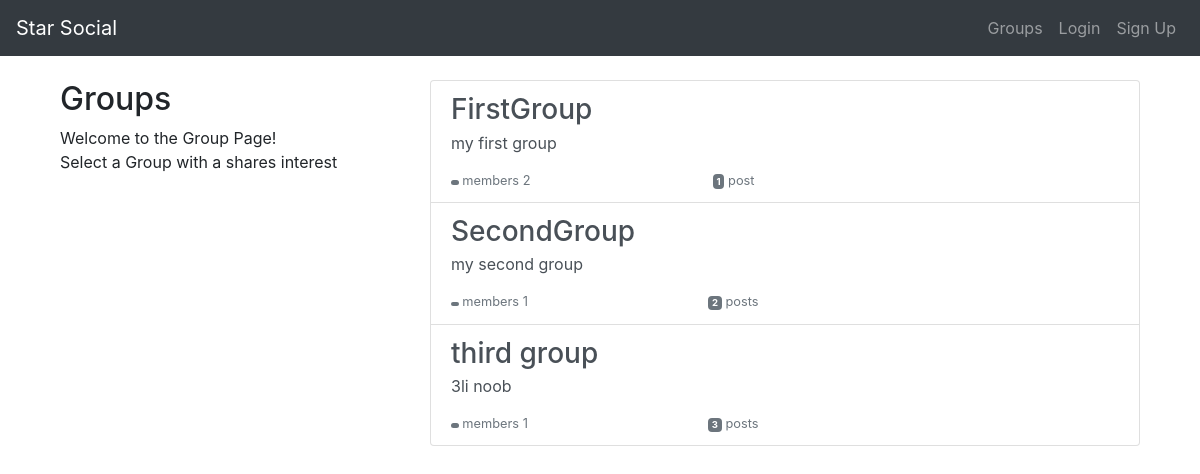
The app's page /groups/ with its own data.
### groups/models.py (models this page shows, shortened)
class Group(models.Model):
    name = models.CharField(max_length=255, unique=True)
    slug = models.SlugField(allow_unicode=True, unique=True)
    description = models.TextField(blank=True, unique=True)
    description_html = models.TextField(editable=False, default='', blank=True)
    members = models.ManyToManyField(User, through="GroupMember")
    class Meta:
        ordering = ['name']

### groups/views.py (the view)
# urls.py: path('', views.ListGroups.as_view(), name="all"),
class ListGroups(generic.ListView):
    model = Group

### groups/templates/groups/group_list.html (shortened to what this page needs)
{% extends 'groups/group_base.html' %} {% block pregroup %}
<div class="col-md-4">
  <div class="content">
    <h2>Groups</h2>
    <p>Welcome to the Group Page!<br />Select a Group with a shares interest</p>
  </div>
</div>
{% endblock %} {% block group_content %}
<div class="col-md-8">
  <div class="list-group">
    {% for group in object_list %}
    <a
      href="{% url 'groups:single' slug=group.slug %}"
      class="
        list-group-item list-group-item-action
        flex-column
        align-items-start
      "
    >
      <h3 class="mb-1">{{ group.name }}</h3>
      <p class="mb-1">{{ group.description_html|safe }}</p>
      <div class="d-flex w-40 justify-content-between">
        <small class="text-muted"
          ><span class="badge badge-secondary"> {{ group.member.count }}</span>
          members {{ group.members.count }}</small
        >
        <small class="text-muted"
          ><span class="badge badge-secondary"> {{ group.posts.count }}</span>
          post{{ group.posts.count|pluralize }}</small
        >
      </div>
    </a>
    {% endfor %}
  </div>
</div>
{% endblock %}

### static/simplesocial/master.css (style rules this page uses)
* { margin: 0; padding: 0; box-sizing: border-box; }
.card-footer a, span { margin-top: auto; margin-bottom: auto; }

### records on screen
Group: name "FirstGroup", description_html "my first group", members.count "2", posts.count "1"
Group: name "SecondGroup", description_html "my second group", members.count "1", posts.count "2"
Group: name "third group", description_html "3li noob", members.count "1", posts.count "3"
